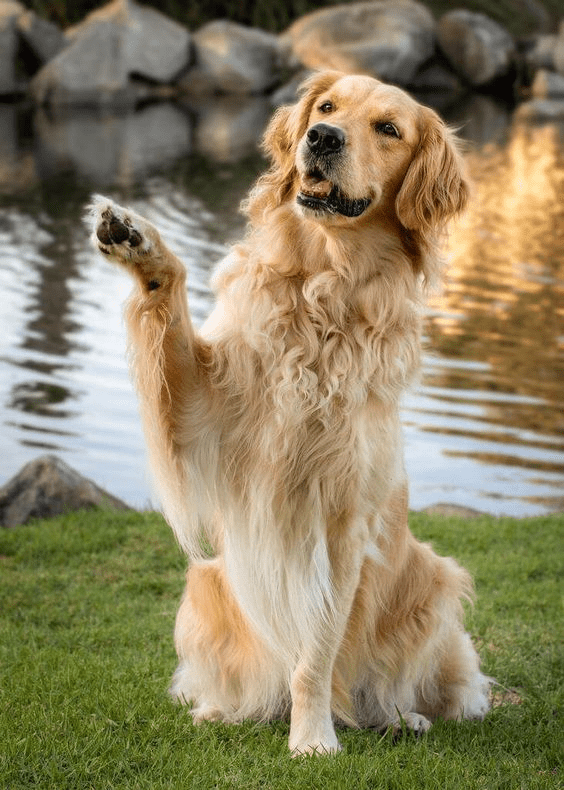
#> input picture Session 4/dog.jpg, 564 x 790 px
$ jupyter execute --allow-errors Session_04_OpenCV_Basics_2.ipynb
#> lines starting #> are read from the running program, lines starting #| are printed output that depends on the picture; after the words box and inside, x2 and y2 are one past the last pixel; in counts of white or black regions, pixels touching at a corner belong together
# Session 4 — OpenCV Basics (Part 2)
**Phase 1 · Foundations | Week 2 · Wednesday**

---

## What We'll Cover Today

| # | Topic | Key Concept |
|---|-------|-------------|
| 1 | Colour Conversion | BGR ↔ Gray, HSV, LAB |
| 2 | Thresholding | Global, Adaptive, Otsu's |
| 3 | Morphological Operations | Erosion, Dilation, Opening, Closing |
| 4 | Mini Exercise | Combining all three techniques |

---

> **Recap from Session 3:**
> OpenCV stores images as **NumPy arrays** in **BGR** order.
> Today we go deeper — learning how to **change colour representations**, **isolate regions by brightness**, and **clean up shapes** using morphological filters.

---
## 1. Setup & Imports

[cell 1]
# ── Imports ───────────────────────────────────────────────────────────────────
import cv2
import numpy as np
import matplotlib.pyplot as plt

print(f"OpenCV version : {cv2.__version__}")
print(f"NumPy  version : {np.__version__}")
print("All imports successful!")

[cell 2]
# ── Helper functions (same as Session 3) ─────────────────────────────────────

# [11 lines left out: function show, not called in this run]


def show_multiple(images, titles, cols=3, figsize=(15, 4)):
    """Display multiple images side by side."""
    rows = (len(images) + cols - 1) // cols
    fig, axes = plt.subplots(rows, cols, figsize=figsize)
    axes = np.array(axes).flatten()
    for i, (img, title) in enumerate(zip(images, titles)):
        if len(img.shape) == 3:
            axes[i].imshow(cv2.cvtColor(img, cv2.COLOR_BGR2RGB))
        else:
            axes[i].imshow(img, cmap="gray")
        axes[i].set_title(title, fontsize=10)
        axes[i].axis("off")
    for j in range(i + 1, len(axes)):
        axes[j].axis("off")
    plt.tight_layout()
    plt.show()

print("Helper functions defined.")

[cell 3]
# ── Create synthetic test images ──────────────────────────────────────────────
# We'll build two test images used throughout the session:
#   1. colour_img  — a colourful 4-quadrant image (same as Session 3)
#   2. shapes_img  — white shapes on a black background (perfect for thresholding)

h, w = 300, 400

# ── Image 1: four colour quadrants ───────────────────────────────────────────
colour_img = np.zeros((h, w, 3), dtype=np.uint8)
colour_img[0:h//2,  0:w//2]  = (0,   0,   255)   # Red    (BGR)
colour_img[0:h//2,  w//2:w]  = (0,   255,   0)   # Green
colour_img[h//2:h,  0:w//2]  = (255,   0,   0)   # Blue
colour_img[h//2:h,  w//2:w]  = (0,   255, 255)   # Yellow

# ── Image 2: white shapes on black canvas ─────────────────────────────────────
shapes_img = np.zeros((h, w, 3), dtype=np.uint8)
cv2.circle(shapes_img,    (100, 100), 60, (255, 255, 255), -1)   # filled circle
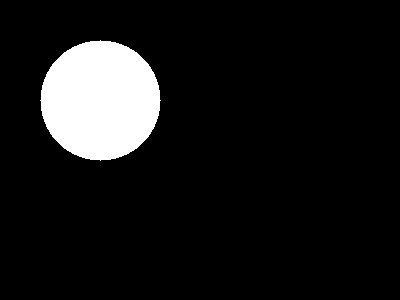
#> shapes_img: shape (300, 400, 3); 9.4% white; 1 white region, box (x1, y1, x2, y2) and area: (40, 40, 161, 161) 11289
cv2.rectangle(shapes_img, (220, 50),  (350, 200), (255, 255, 255), -1)  # filled rect
cv2.ellipse(shapes_img,   (200, 230), (80, 40), 0, 0, 360, (255, 255, 255), -1)  # ellipse
#> shapes_img: shape (300, 400, 3); 34.3% white; 2 white regions, box (x1, y1, x2, y2) and area: (120, 50, 351, 271) 29812, (40, 40, 161, 161) 11289

# Save them so we can reload if needed
cv2.imwrite("colour_img.jpg",  colour_img)
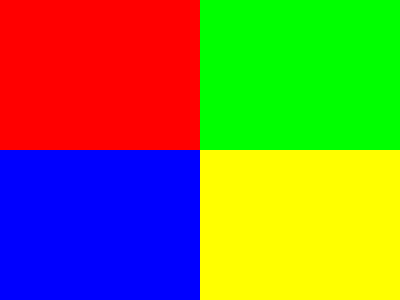
#> saved as colour_img.jpg: shape (300, 400, 3); mean B, G, R 63.8, 127.5, 127.5
cv2.imwrite("shapes_img.jpg",  shapes_img)

show_multiple(
    [colour_img, shapes_img],
    ["colour_img — 4 quadrants", "shapes_img — white on black"],
    cols=2, figsize=(12, 4)
)
#> in show_multiple, `rows = (len(images) + cols - 1) // cols`: rows = 1
#> the loop in show_multiple, `for i, (img, title) in enumerate(zip(images, titles)):` made 2 passes
#> title on passes 1 to 2: 'colour_img — 4 quadrants', 'shapes_img — white on black'
print("Test images ready.")

---
## 2. Colour Conversion

### Why do we convert colour spaces?

Different colour spaces are **designed for different tasks**:

| Colour Space | What it separates | Common use |
|---|---|---|
| **BGR** | Blue, Green, Red channels | Default OpenCV format |
| **Grayscale** | Brightness only | Faster processing, edge detection |
| **HSV** | Hue (colour), Saturation, Value (brightness) | Colour-based object detection |
| **LAB** | Lightness, A (green↔red), B (blue↔yellow) | Perceptually uniform colour comparison |

The key function is `cv2.cvtColor(image, conversion_code)`.

---

### 2.1 BGR → Grayscale

Grayscale collapses three channels (R, G, B) into **one channel** representing brightness.
OpenCV uses the formula:
```
Gray = 0.114 × B + 0.587 × G + 0.299 × R
```
Green contributes the most because the human eye is most sensitive to it.

[cell 4]
# ── BGR → Grayscale ───────────────────────────────────────────────────────────
gray = cv2.cvtColor(colour_img, cv2.COLOR_BGR2GRAY)
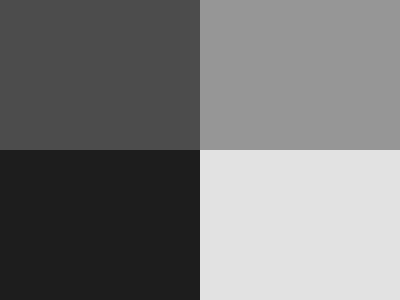
#> gray: shape (300, 400); min 29, max 226, mean 120.2

print(f"Original shape : {colour_img.shape}   (height, width, channels)")
#| Original shape : (300, 400, 3)   (height, width, channels)
print(f"Grayscale shape: {gray.shape}          (height, width) — single channel")
#| Grayscale shape: (300, 400)          (height, width) — single channel

show_multiple(
    [colour_img, gray],
    ["Original (BGR)", "Grayscale"],
    cols=2, figsize=(12, 4)
)
#> the loop in show_multiple (call 2), `for i, (img, title) in enumerate(zip(images, titles)):` made 2 passes

Notice how **red and green** become **different shades of grey** even though they look equally bright to the eye — this is because the luminance formula weights them differently.

---

### 2.2 BGR → HSV

**HSV** is extremely useful for **detecting objects by colour**.

- **H (Hue)**: The *type* of colour — red, green, blue, etc. Range: 0–179 in OpenCV
- **S (Saturation)**: How *vivid* the colour is. 0 = grey, 255 = full colour
- **V (Value)**: How *bright* it is. 0 = black, 255 = brightest

The big advantage: **lighting changes** mostly affect V, leaving H and S stable — making colour detection robust.

[cell 5]
# ── BGR → HSV ─────────────────────────────────────────────────────────────────
hsv = cv2.cvtColor(colour_img, cv2.COLOR_BGR2HSV)
#> hsv: shape (300, 400, 3); mean H, S, V 52.5, 255, 255

# Split into individual channels
h_ch, s_ch, v_ch = cv2.split(hsv)
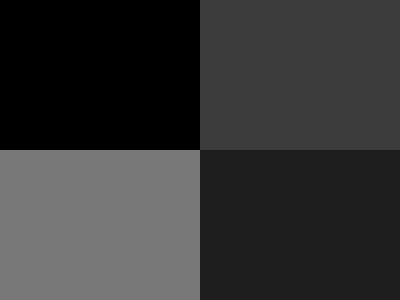
#> h_ch: shape (300, 400); min 0, max 120, mean 52.5
#> s_ch: shape (300, 400); every value is 255

# Display each channel as a grayscale image
show_multiple(
    [colour_img, h_ch, s_ch, v_ch],
    ["Original (BGR)", "H — Hue (colour type)", "S — Saturation", "V — Value (brightness)"],
    cols=4, figsize=(18, 4)
)

print("HSV ranges in OpenCV:")
print(f"  H: 0–179  (red ≈ 0 or 179, green ≈ 60, blue ≈ 120)")
print(f"  S: 0–255  (0 = grey/no colour, 255 = vivid colour)")
print(f"  V: 0–255  (0 = black, 255 = brightest)")

---

### 2.3 Practical: Isolating a Colour with HSV Masking

One of the most common uses of HSV: **create a mask that keeps only one colour**.
We use `cv2.inRange(hsv, lower_bound, upper_bound)` — it returns a **binary mask** (white where the condition is met, black elsewhere).

[cell 6]
# ── Isolate the RED region using HSV masking ──────────────────────────────────
# Red in HSV wraps around — it appears near H=0 AND H=179
# We create two ranges and combine them with cv2.bitwise_or

hsv = cv2.cvtColor(colour_img, cv2.COLOR_BGR2HSV)

lower_red1 = np.array([0,   120, 70])
upper_red1 = np.array([10,  255, 255])

lower_red2 = np.array([170, 120, 70])
upper_red2 = np.array([180, 255, 255])

mask1 = cv2.inRange(hsv, lower_red1, upper_red1)
#> mask1: shape (300, 400); 25% white; 1 white region, box (x1, y1, x2, y2) and area: (0, 0, 200, 150) 30000
mask2 = cv2.inRange(hsv, lower_red2, upper_red2)
#> mask2: shape (300, 400); every value is 0
red_mask = cv2.bitwise_or(mask1, mask2)

# Apply the mask — keep only the red pixels from the original image
result = cv2.bitwise_and(colour_img, colour_img, mask=red_mask)
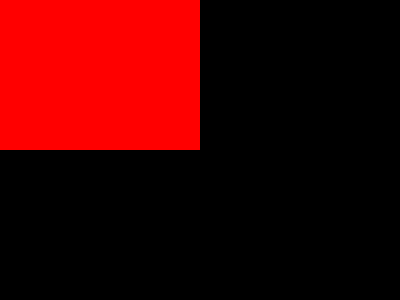
#> result: shape (300, 400, 3); mean of channels 0, 1, 2 0, 0, 63.8; drawn as B, G, R

show_multiple(
    [colour_img, red_mask, result],
    ["Original", "Red Mask (binary)", "Red Region Isolated"],
    cols=3, figsize=(15, 4)
)

---

### 2.4 BGR → LAB

**LAB** is designed to be **perceptually uniform** — meaning equal distances in LAB correspond to equal perceived colour differences by humans.

- **L**: Lightness (0 = black, 100 = white)
- **A**: Green (−) ↔ Red (+)
- **B**: Blue (−) ↔ Yellow (+)

LAB is useful for **comparing colours across different lighting conditions** and for subtle colour adjustments.

[cell 7]
# ── BGR → LAB ─────────────────────────────────────────────────────────────────
lab = cv2.cvtColor(colour_img, cv2.COLOR_BGR2LAB)
#> lab: shape (300, 400, 3); mean of channels 0, 1, 2 172.5, 140.8, 162.2

l_ch, a_ch, b_ch = cv2.split(lab)
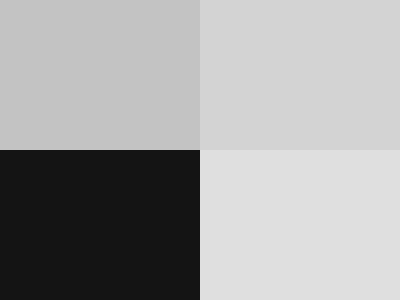
#> b_ch: shape (300, 400); min 20, max 223, mean 162.2

show_multiple(
    [colour_img, l_ch, a_ch, b_ch],
    ["Original (BGR)", "L — Lightness", "A — Green↔Red", "B — Blue↔Yellow"],
    cols=4, figsize=(18, 4)
)
#> the loop in show_multiple (call 5), `for i, (img, title) in enumerate(zip(images, titles)):` made 4 passes
#> in show_multiple (call 5), `plt.show()`:
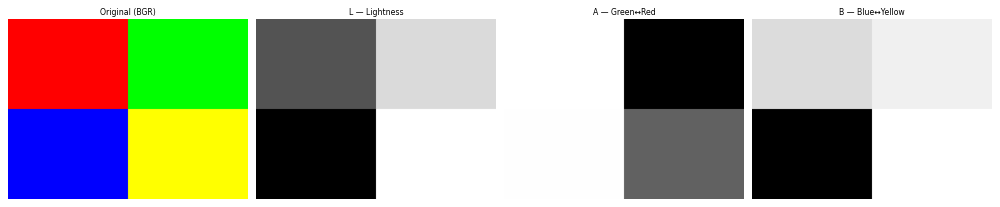
#> figure drawn by matplotlib, 4 panels

print("In OpenCV's LAB encoding (8-bit):")
print("  L: 0–255  (mapped from 0–100)")
print("  A: 0–255  (128 = neutral, <128 = green, >128 = red)")
print("  B: 0–255  (128 = neutral, <128 = blue, >128 = yellow)")

---

### 2.5 Quick Summary: Conversion Codes

Here's a handy reference for the conversions we've covered and others you'll encounter:

[cell 8]
# ── Common cvtColor codes ─────────────────────────────────────────────────────
conversions = {
    "BGR → Grayscale" : cv2.COLOR_BGR2GRAY,
    "BGR → HSV"       : cv2.COLOR_BGR2HSV,
    "BGR → LAB"       : cv2.COLOR_BGR2LAB,
    "BGR → RGB"       : cv2.COLOR_BGR2RGB,
    "HSV → BGR"       : cv2.COLOR_HSV2BGR,
    "LAB → BGR"       : cv2.COLOR_LAB2BGR,
    "Gray → BGR"      : cv2.COLOR_GRAY2BGR,
}
#> conversions = {'BGR → Grayscale': 6, 'BGR → HSV': 40, 'BGR → LAB': 44, 'BGR → RGB': 4, 'HSV → BGR': 54, 'LAB → BGR': 56, 'Gray → BGR': 8}

print(f"{'Conversion':<22} | Code")
print("-" * 40)
for name, code in conversions.items():
    print(f"{name:<22} | {code}")
#> this loop made 7 passes
#> (name, code) on passes 1 to 7: ('BGR → Grayscale', 6), ('BGR → HSV', 40), ('BGR → LAB', 44), ('BGR → RGB', 4), ('HSV → BGR', 54), ('LAB → BGR', 56), ('Gray → BGR', 8)
#> (printed output is left out)

---
## 3. Thresholding

### What is thresholding?

Thresholding converts a **grayscale image into a binary image** (black & white).
Every pixel is compared to a threshold value **T**:

```
pixel > T  →  255  (white)
pixel ≤ T  →    0  (black)
```

This is one of the **most fundamental segmentation techniques** in CV — separating objects from the background.

---

### 3.1 Simple (Global) Thresholding

A **single threshold value** is applied to the whole image.
Simple and fast — but sensitive to lighting changes across the image.

[cell 9]
img = cv2.imread("dog.jpg")
#> img is the input picture: shape (790, 564, 3); mean B, G, R 99.1, 130.9, 142

[cell 10]
# ── Grayscale of the shapes image ─────────────────────────────────────────────
shapes_gray = cv2.cvtColor(img, cv2.COLOR_BGR2GRAY)

# ── Simple thresholding ───────────────────────────────────────────────────────
# cv2.threshold returns (threshold_used, thresholded_image)
# Syntax: cv2.threshold(src, thresh, maxval, type)

_, thresh_binary     = cv2.threshold(shapes_gray, 127, 255, cv2.THRESH_BINARY)
#> thresh_binary: shape (790, 564); 48% white; 1495 white regions (1433 under 20 px), largest, box (x1, y1, x2, y2) and area: (0, 0, 564, 761) 201211, (54, 0, 186, 78) 4335, (207, 119, 235, 147) 480
_, thresh_binary_inv = cv2.threshold(shapes_gray, 127, 255, cv2.THRESH_BINARY_INV)
_, thresh_trunc      = cv2.threshold(shapes_gray, 127, 255, cv2.THRESH_TRUNC)
_, thresh_tozero     = cv2.threshold(shapes_gray, 127, 255, cv2.THRESH_TOZERO)
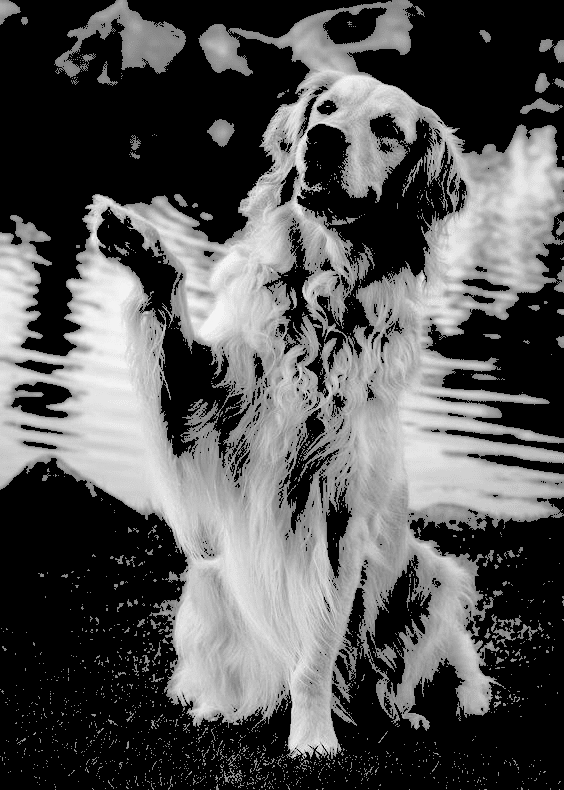
#> thresh_tozero: shape (790, 564); min 0, max 244, mean 85.4

show_multiple(
    [shapes_gray, thresh_binary, thresh_binary_inv, thresh_trunc, thresh_tozero],
    ["Grayscale Input", "BINARY", "BINARY_INV", "TRUNC", "TOZERO"],
    cols=5, figsize=(20, 4)
)

print("Threshold types explained:")
print("  BINARY     : pixel > T → 255, else 0")
print("  BINARY_INV : pixel > T → 0,   else 255  (inverted)")
print("  TRUNC      : pixel > T → T,   else unchanged  (clips bright areas)")
print("  TOZERO     : pixel > T → unchanged, else 0    (zeros out dark areas)")

---

### 3.2 Otsu's Thresholding — Automatic Threshold Selection

Picking the right threshold manually is tedious.
**Otsu's method** automatically finds the **optimal threshold** by analysing the image's histogram — it finds the value that best separates the two peaks (foreground and background).

Just add `+ cv2.THRESH_OTSU` to the flags — and set `thresh=0` (it's ignored).

[cell 11]
# ── Otsu's thresholding ───────────────────────────────────────────────────────
# Pass thresh=0; OpenCV computes it automatically using Otsu's algorithm.

otsu_thresh_val, thresh_otsu = cv2.threshold(
    shapes_gray, 0, 255,
    cv2.THRESH_BINARY + cv2.THRESH_OTSU
)
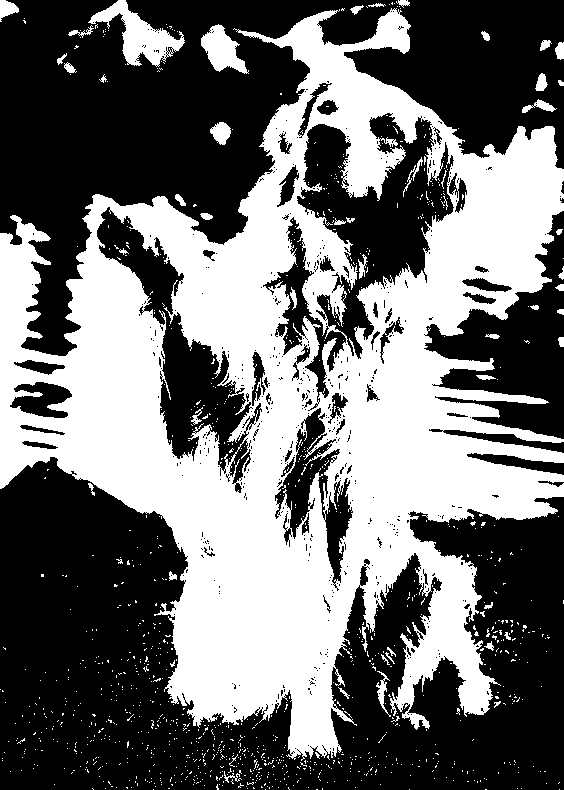
#> thresh_otsu: shape (790, 564); 43.4% white; 1151 white regions (1102 under 20 px), largest, box (x1, y1, x2, y2) and area: (0, 8, 564, 761) 183639, (88, 0, 185, 67) 2399, (201, 24, 249, 74) 1251
#> otsu_thresh_val = 136

print(f"Otsu's automatically chose threshold = {otsu_thresh_val}")
#| Otsu's automatically chose threshold = 136.0

# Compare: manual threshold vs. Otsu's
_, thresh_manual = cv2.threshold(shapes_gray, 127, 255, cv2.THRESH_BINARY)

show_multiple(
    [shapes_gray, thresh_manual, thresh_otsu],
    ["Grayscale Input", f"Manual (T=127)", f"Otsu's (T={otsu_thresh_val:.0f}, auto)"],
    cols=3, figsize=(15, 4)
)

---

### 3.3 Adaptive Thresholding — Handling Uneven Lighting

Global thresholding fails when **lighting varies across an image** — one region might be brighter, another darker, and a single T won't work for both.

**Adaptive thresholding** computes a **different threshold for each small neighbourhood** of pixels — adapting locally.

Two methods for computing the local threshold:
- `ADAPTIVE_THRESH_MEAN_C` — mean of neighbourhood pixels minus constant C
- `ADAPTIVE_THRESH_GAUSSIAN_C` — Gaussian-weighted average minus C (smoother)

[cell 12]
# ── Simulate uneven lighting ──────────────────────────────────────────────────
# We'll create a gradient overlay on the shapes image to mimic shadows.

h, w = shapes_gray.shape[:2]                                     # Get actual dimensions of shapes_gray
gradient = np.linspace(0.3, 1.0, w, dtype=np.float32)           # left=darker, right=brighter
gradient = np.tile(gradient, (h, 1))                             # repeat for every row
uneven = (shapes_gray.astype(np.float32) * gradient).astype(np.uint8)

# ── Global threshold on the uneven image ─────────────────────────────────────
_, global_thresh = cv2.threshold(uneven, 127, 255, cv2.THRESH_BINARY)
#> global_thresh: shape (790, 564); 16.7% white; 583 white regions (533 under 20 px), largest, box (x1, y1, x2, y2) and area: (279, 57, 564, 545) 49552, (224, 528, 337, 756) 8763, (399, 523, 501, 715) 6082

# ── Adaptive threshold on the uneven image ───────────────────────────────────
# blockSize: size of local neighbourhood (must be odd)
# C: constant subtracted from the mean (fine-tune sensitivity)
adaptive_mean = cv2.adaptiveThreshold(
    uneven, 255,
    cv2.ADAPTIVE_THRESH_MEAN_C,
    cv2.THRESH_BINARY,
    blockSize=31, C=5
)
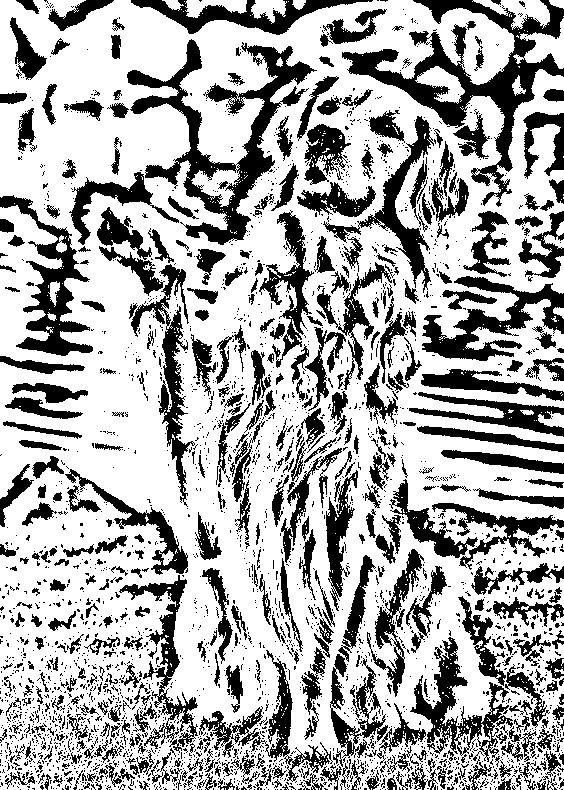
#> adaptive_mean: shape (790, 564); 67.6% white; 2984 black regions (2541 under 20 px), largest, box (x1, y1, x2, y2) and area: (342, 0, 564, 207) 9953, (127, 39, 317, 245) 9315, (422, 276, 564, 361) 4428

adaptive_gauss = cv2.adaptiveThreshold(
    uneven, 255,
    cv2.ADAPTIVE_THRESH_GAUSSIAN_C,
    cv2.THRESH_BINARY,
    blockSize=31, C=5
)
#> adaptive_gauss: shape (790, 564); 74.2% white; 4545 black regions (3826 under 20 px), largest, box (x1, y1, x2, y2) and area: (297, 109, 434, 304) 4358, (413, 0, 564, 173) 3944, (76, 88, 309, 245) 3128

show_multiple(
    [uneven, global_thresh, adaptive_mean, adaptive_gauss],
    ["Uneven Lighting Input", "Global Threshold (T=127)",
     "Adaptive Mean", "Adaptive Gaussian"],
    cols=4, figsize=(18, 4)
)
#> (the rest of the program and of its run is left out)
